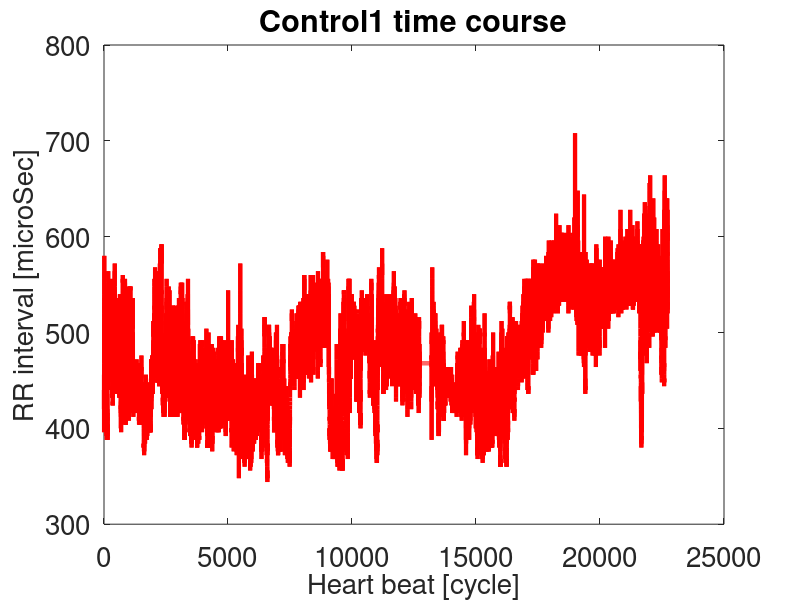

The MATLAB script that drew this image: (Note: this script raises an error after producing the figure.)
clear all
close all
clc
%%
load ECGdata
fs = 2;
T=6;                         % Duration in hours of the signal [Hours]
Fre_Thre1=10^(-4);           % First threshold frequency
Fre_Thre2=10^(-2);           % First threshold frequency

threshold1=[4,16];
threshold2=[16,64];
str1='Control';
str2='West';
threshold3=16;
threshold4=64;
scale=0.1;
dim=3;
fig=120;
File=sprintf('.jpg');
%%
for i=1:5
    Signal=eval([str1 num2str(i)]);
    figure
    time_course=linspace(0,(1/fs)*length(Signal)-1,length(Signal));
    plot(time_course,Signal,'r','LineWidth',3)
    t=strcat(num2str(str1),num2str(i),' time course');
    title(t,'FontSize',20)
    set(gca,'fontsize', 20);
    xlabel('Heart beat [cycle]','FontSize',20)
    ylabel('RR interval [microSec]','FontSize',20)
    [fig]=Vangjush_Save_Images(fig);
    Name=strcat('C:\Users\vkomin1\Dropbox\Apps\ShareLaTeX\Katholieke university of Leuven\Bio-Medical Data Processing part II\A2\Images2\',num2str(fig),File);
    %saveas(gcf,Name)
    %%
    Signal=eval([str2 num2str(i)]);
    figure
    time_course=linspace(0,(1/fs)*length(Signal)-1,length(Signal));
    plot(time_course,Signal,'r','LineWidth',3)
    t=strcat(num2str(str2),num2str(i),' time course');
    title(t,'FontSize',20)
    set(gca,'fontsize', 20);
    xlabel('Heart beat [cycle]','FontSize',20)
    ylabel('RR interval [microSec]','FontSize',20)
    [fig]=Vangjush_Save_Images(fig);
    Name=strcat('C:\Users\vkomin1\Dropbox\Apps\ShareLaTeX\Katholieke university of Leuven\Bio-Medical Data Processing part II\A2\Images2\',num2str(fig),File);
    %saveas(gcf,Name)
end
%%
close all
for i=1:5
    Signal=eval([str1 num2str(i)]);
    [Control.X{i},Control.Y{i}]=Vangjush_Poincare(Signal);
    X=Control.X{i};
    Y=Control.Y{i};
    t=strcat(str1,num2str(i),' Poincare');
    figure,plot(X,Y,'x','MarkerSize',10)
    xlabel('RR_n','FontSize',20)
    ylabel('RR_n+1','FontSize',20)
    title(t,'FontSize',20)
    set(gca,'fontsize', 20);
    [fig]=Vangjush_Save_Images(fig);
    Name=strcat('C:\Users\vkomin1\Dropbox\Apps\ShareLaTeX\Katholieke university of Leuven\Bio-Medical Data Processing part II\A2\Images2\',num2str(fig),File);
    %saveas(gcf,Name)
    %%
    Signal=eval([str2 num2str(i)]);
    [Control.X{i},Control.Y{i}]=Vangjush_Poincare(Signal);
    X=Control.X{i};
    Y=Control.Y{i};
    t=strcat(str2,num2str(i),' Poincare');
    figure,plot(X,Y,'x','MarkerSize',10)
    xlabel('RR_n','FontSize',20)
    ylabel('RR_n+1','FontSize',20)
    title(t,'FontSize',20)
    set(gca,'fontsize', 20);
    [fig]=Vangjush_Save_Images(fig);
    Name=strcat('C:\Users\vkomin1\Dropbox\Apps\ShareLaTeX\Katholieke university of Leuven\Bio-Medical Data Processing part II\A2\Images2\',num2str(fig),File);
    %saveas(gcf,Name)
end
close all
%%
% myCluster = parcluster('local');
% myCluster.NumWorkers = 4;  % 'Modified' property now TRUE7
% saveProfile(myCluster);    % 'local' profile now updated
%%
ind=1;
for i=1:5
    Signal=eval([str1 num2str(i)]);
    Control.ACF{ind} = Vangjush_ACF(Signal,length(Signal)-1);
    ACF=Control.ACF{i};
    t=strcat(str1,num2str(i),' ACF');
    figure,plot(ACF,'LineWidth',3)
    ylabel('[A.U]','FontSize',20)
    xlabel('Time sample','FontSize',20)
    title(t,'FontSize',20)
    set(gca,'fontsize', 20);
    [fig]=Vangjush_Save_Images(fig);
    Name=strcat('C:\Users\vkomin1\Dropbox\Apps\ShareLaTeX\Katholieke university of Leuven\Bio-Medical Data Processing part II\A2\Images2\',num2str(fig),File);
    %saveas(gcf,Name)
    ind=ind+1;
    Signal=eval([str2 num2str(i)]);
    Control.ACF{ind} = Vangjush_ACF(Signal,length(Signal)-1);
    ACF=Control.ACF{i};
    t=strcat(str2,num2str(i),' ACF');
    figure,plot(ACF,'LineWidth',3)
    ylabel('[A.U]','FontSize',20)
    xlabel('Time sample','FontSize',20)
    title(t,'FontSize',20)
    set(gca,'fontsize', 20);
    [fig]=Vangjush_Save_Images(fig);
    Name=strcat('C:\Users\vkomin1\Dropbox\Apps\ShareLaTeX\Katholieke university of Leuven\Bio-Medical Data Processing part II\A2\Images2\',num2str(fig),File);
    %saveas(gcf,Name)
    ind=ind+1;
end
close all
dim=3;
%%
% fig=144;
index11=1;
index12=1;
for i=1:10
    if rem(i,2)==1
        t=strcat(str1,num2str(index11),' Phase space');
        Signal=eval([str1 num2str(index11)]);
        index11=index11+1;
    else
        t=strcat(str2,num2str(index12),' Phase space');
        Signal=eval([str2 num2str(index12)]);
        index12=index12+1;
    end
    
    Control.ACF{i} = Vangjush_ACF(Signal,length(Signal)-1);
    [pos]=Vangjush_First_Zero(Control.ACF{i});
    %%
    Control.Vectors{i}=Vangjush_Phase_Space_Reconstrucion(Signal,dim,pos);
    Phase_space=Control.Vectors{i};
    figure,plot3(Phase_space(:,1),Phase_space(:,2),Phase_space(:,3),'LineWidth',0.5)
    xlabel('First dimension','FontSize',20)
    ylabel('Second Dimension','FontSize',20)
    zlabel('Third dimension','FontSize',20)
    title(t,'FontSize',20)
    set(gca,'fontsize', 20);
    [fig]=Vangjush_Save_Images(fig);
    Name=strcat('C:\Users\vkomin1\Dropbox\Apps\ShareLaTeX\Katholieke university of Leuven\Bio-Medical Data Processing part II\A2\Images2\',num2str(fig),File);
    %saveas(gcf,Name)
    
end
clear index11;
clear index12;
close all
%%
% fig=152;
for i=1:5
    Signal=eval([str1 num2str(i)]);
    [Control.Fitt{i},Control.Alpha{i},Control.Beta{i},Control.Pxx{i},Control.FrequencySpectrum{i},Control.LogFreq{i},Control.LogSpectrum{i}]=Vangjush_F_slope(Signal,T,Fre_Thre1,Fre_Thre2);
    LogFreq=Control.LogFreq{i};
    LogSpectrum=Control.LogSpectrum{i};
    Fitt=Control.Fitt{i};
    figure,plot(LogFreq,LogSpectrum,'LineWidth',3)
    hold on
    plot(LogFreq,Fitt,'r','LineWidth',3)
    %     if rem(i,2)==1
    t=strcat(str1,num2str(i),' F-Slope');
    %     else
    %         t=strcat(str2,num2str(i),' F-Slope');
    %     end
    %         t=strcat(str1,num2str(i),' F-Slope');
    title(t,'FontSize',20)
    set(gca,'fontsize', 20);
    xlabel('Frequency in Hz','FontSize',20)
    ylabel('Spectrum value','FontSize',20)
    legend('PSD real value','F slope')
    [fig]=Vangjush_Save_Images(fig);
    Name=strcat('C:\Users\vkomin1\Dropbox\Apps\ShareLaTeX\Katholieke university of Leuven\Bio-Medical Data Processing part II\A2\Images2\',num2str(fig),File);
    %saveas(gcf,Name)
    
    Signal=eval([str2 num2str(i)]);
    [Control.Fitt{i},Control.Alpha{i},Control.Beta{i},Control.Pxx{i},Control.FrequencySpectrum{i},Control.LogFreq{i},Control.LogSpectrum{i}]=Vangjush_F_slope(Signal,T,Fre_Thre1,Fre_Thre2);
    LogFreq=Control.LogFreq{i};
    LogSpectrum=Control.LogSpectrum{i};
    Fitt=Control.Fitt{i};
    figure,plot(LogFreq,LogSpectrum,'LineWidth',3)
    hold on
    plot(LogFreq,Fitt,'r','LineWidth',3)
    %     if rem(i,2)==1
    %         t=strcat(str1,num2str(i),' F-Slope');
    %     else
    t=strcat(str2,num2str(i),' F-Slope');
    %     end
    %         t=strcat(str1,num2str(i),' F-Slope');
    title(t,'FontSize',20)
    set(gca,'fontsize', 20);
    xlabel('Frequency in Hz','FontSize',20)
    ylabel('Spectrum value','FontSize',20)
    legend('PSD real value','F slope')
    [fig]=Vangjush_Save_Images(fig);
    Name=strcat('C:\Users\vkomin1\Dropbox\Apps\ShareLaTeX\Katholieke university of Leuven\Bio-Medical Data Processing part II\A2\Images2\',num2str(fig),File);
    %saveas(gcf,Name)
end
%%
close all
for i=1:5
    Signal=eval([str1 num2str(i)]);
    [Control.Rescaled_Range_Series{i}]=Vangjush_Hurst_Exponential(Signal);
    Hurst_Expo=Control.Rescaled_Range_Series{i};
    figure,loglog(Hurst_Expo,'LineWidth',3)
    t=strcat(str1,num2str(i),' Hurst Exponential');
    title(t,'FontSize',20)
    set(gca,'fontsize', 20);
    xlabel('log2(t)','FontSize',20)
    ylabel('log2(R/S)','FontSize',20)
    
    [fig]=Vangjush_Save_Images(fig);
    Name=strcat('C:\Users\vkomin1\Dropbox\Apps\ShareLaTeX\Katholieke university of Leuven\Bio-Medical Data Processing part II\A2\Images2\',num2str(fig),File);
    %saveas(gcf,Name)
    
    %%
    Signal=eval([str2 num2str(i)]);
    [Control.Rescaled_Range_Series{i}]=Vangjush_Hurst_Exponential(Signal);
    Hurst_Expo=Control.Rescaled_Range_Series{i};
    figure,loglog(Hurst_Expo,'LineWidth',3)
    t=strcat(str2,num2str(i),' Hurst Exponential');
    title(t,'FontSize',20)
    set(gca,'fontsize', 20);
    xlabel('log2(t)','FontSize',20)
    ylabel('log2(R/S)','FontSize',20)
    [fig]=Vangjush_Save_Images(fig);
    Name=strcat('C:\Users\vkomin1\Dropbox\Apps\ShareLaTeX\Katholieke university of Leuven\Bio-Medical Data Processing part II\A2\Images2\',num2str(fig),File);
    %saveas(gcf,Name)
end

%%
close all
% fig=168;
for i=1:5
    Signal=eval([str1 num2str(i)]);
    [Control.Box_Counter{i},Control.Box_Size{i},Control.FractialDimension{i}] = Vangjush_Box_Counting(Signal);
    X=Control.Box_Counter{i};
    Y=Control.Box_Size{i};
    t=strcat(str1,num2str(i),' Box counter');
    figure,plot(X,Y,'LineWidth',3)
    xlabel('Box scale','FontSize',20)
    ylabel('Box counted','FontSize',20)
    title(t,'FontSize',20)
    set(gca,'fontsize', 20);
    
    [fig]=Vangjush_Save_Images(fig);
    Name=strcat('C:\Users\vkomin1\Dropbox\Apps\ShareLaTeX\Katholieke university of Leuven\Bio-Medical Data Processing part II\A2\Images2\',num2str(fig),File);
    %saveas(gcf,Name)
    
    %%
    Signal=eval([str2 num2str(i)]);
    [Control.Box_Counter{i},Control.Box_Size{i},Control.FractialDimension{i}] = Vangjush_Box_Counting(Signal);
    X=Control.Box_Counter{i};
    Y=Control.Box_Size{i};
    t=strcat(str2,num2str(i),' Box counter');
    figure,plot(X,Y,'LineWidth',3)
    xlabel('Box scale','FontSize',20)
    ylabel('Box counted','FontSize',20)
    title(t,'FontSize',20)
    set(gca,'fontsize', 20);
    [fig]=Vangjush_Save_Images(fig);
    Name=strcat('C:\Users\vkomin1\Dropbox\Apps\ShareLaTeX\Katholieke university of Leuven\Bio-Medical Data Processing part II\A2\Images2\',num2str(fig),File);
    %saveas(gcf,Name)
end

%%
% fig=177;
close all
for j=1:2
    figure
    clear F
    clear X
    clear t
    for i=1:5
        Signal=eval([str1 num2str(i)]);
        [Control.F1{j},Control.Yn1{j},Control.x1{(j-1)*5+i},DFA_STEP]=Vangjush_DFA(Signal,threshold1(j),threshold2(j));
        %% DFA
        F(i,:)=Control.F1{j};
        X(i,:)=(threshold1(j):threshold2(j));
        t(i,:)=strcat(str1,num2str(i));
    end
    plot(log(X'),log(F'),'LineWidth',3)
    title('DFA','FontSize',20)
    set(gca,'fontsize', 20);
    xlabel('Window size','FontSize',20)
    ylabel('RMS Fluctuation','FontSize',20)
    legend(t,'Location','NorthWest' )
    hold on
    [fig]=Vangjush_Save_Images(fig);
    Name=strcat('C:\Users\vkomin1\Dropbox\Apps\ShareLaTeX\Katholieke university of Leuven\Bio-Medical Data Processing part II\A2\Images2\',num2str(fig),File);
    %saveas(gcf,Name)
    %%
    figure
    clear F
    clear X
    clear t
    for i=1:5
        Signal=eval([str2 num2str(i)]);
        [Control.F1{j},Control.Yn1{j},Control.x11{(j-1)*5+i},~]=Vangjush_DFA(Signal,threshold1(j),threshold2(j));
        %% DFA
        F(i,:)=Control.F1{j};
        X(i,:)=(threshold1(j):threshold2(j));
        t(i,:)=strcat(str2,num2str(i));
    end
    plot(log(X'),log(F'),'LineWidth',3)
    title('DFA','FontSize',20)
    set(gca,'fontsize', 20);
    xlabel('Window size','FontSize',20)
    ylabel('RMS Fluctuation','FontSize',20)
    legend(t,'Location','NorthWest' )
    hold on
    [fig]=Vangjush_Save_Images(fig);
    Name=strcat('C:\Users\vkomin1\Dropbox\Apps\ShareLaTeX\Katholieke university of Leuven\Bio-Medical Data Processing part II\A2\Images2\',num2str(fig),File);
    %saveas(gcf,Name)
end

%%
% fig=191;
close all
for i=1:5
    X=Control.x1{i};
    t=strcat(str1,num2str(i),' Cumulative plot');
    figure,plot(X,'LineWidth',3)
    xlabel('Time seris','FontSize',20)
    ylabel('Cumulative value [A.U]','FontSize',20)
    title(t,'FontSize',20)
    set(gca,'fontsize', 20);
    [fig]=Vangjush_Save_Images(fig);
    Name=strcat('C:\Users\vkomin1\Dropbox\Apps\ShareLaTeX\Katholieke university of Leuven\Bio-Medical Data Processing part II\A2\Images2\',num2str(fig),File);
    %saveas(gcf,Name)
    %%
    X=Control.x1{i+5};
    t=strcat(str2,num2str(i),' Cumulative plot');
    figure,plot(X,'LineWidth',3)
    xlabel('Time seris','FontSize',20)
    ylabel('Cumulative value [A.U]','FontSize',20)
    title(t,'FontSize',20)
    set(gca,'fontsize', 20);
    [fig]=Vangjush_Save_Images(fig);
    Name=strcat('C:\Users\vkomin1\Dropbox\Apps\ShareLaTeX\Katholieke university of Leuven\Bio-Medical Data Processing part II\A2\Images2\',num2str(fig),File);
    %saveas(gcf,Name)
    clear X
    clear t
end
%%
%%
fig=204;
close all
for i=1:5
    %%
    Signal=eval([str1 num2str(i)]);
    Control.ACF{i} = Vangjush_ACF(Signal,length(Signal)-1);
    [pos]=Vangjush_First_Zero(Control.ACF{i});
    Control.Vectors{i}=Vangjush_Phase_Space_Reconstrucion(Signal,dim,pos);
    Vectors=Control.Vectors{i};
    [Control.Value{i},Control.Value1{i},Control.r{i}]=Vangjush_Grassberger_Procaccia_Gaussian_Kernel(Vectors);
    %%
    Y1=Control.Value1{i};
    X=Control.r{i};
    t=strcat(str1,num2str(i),' CD Gaussian Kernel');
    figure,plot(log10(X),log10(Y1),'LineWidth',3)
    ylabel('[A.U]','FontSize',20)
    xlabel('Time sample','FontSize',20)
    title(t,'FontSize',20)
    set(gca,'fontsize', 20);
    [fig]=Vangjush_Save_Images(fig);
    Name=strcat('C:\Users\vkomin1\Dropbox\Apps\ShareLaTeX\Katholieke university of Leuven\Bio-Medical Data Processing part II\A2\Images2\',num2str(fig),File);
    %saveas(gcf,Name)
    %%
    Y1=Control.Value{i};
    Y2=Control.Value1{i};
    X=Control.r{i};
    t=strcat(str1,num2str(i),' CD Grassberger Procaccia');
    figure,plot(log10(X),log10(Y1),'LineWidth',3)
    ylabel('[A.U]','FontSize',20)
    xlabel('Time sample','FontSize',20)
    title(t,'FontSize',20)
    set(gca,'fontsize', 20);
    [fig]=Vangjush_Save_Images(fig);
    Name=strcat('C:\Users\vkomin1\Dropbox\Apps\ShareLaTeX\Katholieke university of Leuven\Bio-Medical Data Processing part II\A2\Images2\',num2str(fig),File);
    %saveas(gcf,Name)
    %%
    %     Signal=eval([str2 num2str(i)]);
    %     Control.Vectors{i}=Vangjush_Phase_Space_Reconstrucion(Signal,dim,pos);
    %     Vectors=Control.Vectors{i};
    %     [Control.Value{i},Control.Value1{i},Control.r{i}]=Vangjush_Grassberger_Procaccia_Gaussian_Kernel(Vectors);
end
%%

close all
for i=1:5
    %%
    Signal=eval([str2 num2str(i)]);
    Control.ACF{i} = Vangjush_ACF(Signal,length(Signal)-1);
    [pos]=Vangjush_First_Zero(Control.ACF{i});
    Control.Vectors{i}=Vangjush_Phase_Space_Reconstrucion(Signal,dim,pos);
    Vectors=Control.Vectors{i};
    [Control.Value{i},Control.Value1{i},Control.r{i}]=Vangjush_Grassberger_Procaccia_Gaussian_Kernel(Vectors);
    %%
    Y1=Control.Value1{i};
    X=Control.r{i};
    t=strcat(str2,num2str(i),' CD Gaussian Kernel');
    figure,plot(log10(X),log10(Y1),'LineWidth',3)
    ylabel('[A.U]','FontSize',20)
    xlabel('Time sample','FontSize',20)
    title(t,'FontSize',20)
    set(gca,'fontsize', 20);
    [fig]=Vangjush_Save_Images(fig);
    Name=strcat('C:\Users\vkomin1\Dropbox\Apps\ShareLaTeX\Katholieke university of Leuven\Bio-Medical Data Processing part II\A2\Images2\',num2str(fig),File);
    %saveas(gcf,Name)
    %%
    Y1=Control.Value{i};
    Y2=Control.Value1{i};
    X=Control.r{i};
    t=strcat(str2,num2str(i),' CD Grassberger Procaccia');
    figure,plot(log10(X),log10(Y1),'LineWidth',3)
    ylabel('[A.U]','FontSize',20)
    xlabel('Time sample','FontSize',20)
    title(t,'FontSize',20)
    set(gca,'fontsize', 20);
    [fig]=Vangjush_Save_Images(fig);
    Name=strcat('C:\Users\vkomin1\Dropbox\Apps\ShareLaTeX\Katholieke university of Leuven\Bio-Medical Data Processing part II\A2\Images2\',num2str(fig),File);
    %saveas(gcf,Name)
    %%
    
end
%%

%%
% fig=223;
close all
clear t
for j=2:2
    for i=1:5
        figure
        Signal=eval([str1 num2str(i)]);
        [~,~,Control.x1{i},DFA_STEP{i}]=Vangjush_DFA(Signal,threshold1(j),threshold2(j));
        t=strcat('Linear regression n=16  ',str1,num2str(i));
        
        plot(Control.x1{i},'x','LineWidth',4)
        hold on
        plot(DFA_STEP{i},'r','LineWidth',1)
        title(t,'FontSize',20)
        set(gca,'fontsize', 20);
        set(gca,'fontsize', 20);
        xlabel('Time seris','FontSize',20)
        ylabel('Cumulative value [A.U]','FontSize',20)
        xlim([0 200])
        %     legend(t,'Location','NorthWest' )
        %         hold on
        [fig]=Vangjush_Save_Images(fig);
        Name=strcat('C:\Users\vkomin1\Dropbox\Apps\ShareLaTeX\Katholieke university of Leuven\Bio-Medical Data Processing part II\A2\Images2\',num2str(fig),File);
        %saveas(gcf,Name)
        %     end
        %%
        %     figure
        clear t
        %     for i=1:5
        figure
        Signal=eval([str2 num2str(i)]);
        [~,~,Control.x11{i},DFA_STEP1{i}]=Vangjush_DFA(Signal,threshold1(j),threshold2(j));
        t1=strcat('Linear regression n=16  ',str2,num2str(i));
        
        plot(Control.x11{i},'x','LineWidth',4)
        hold on
        plot(DFA_STEP1{i},'r','LineWidth',1)
        title(t1,'FontSize',20)
        set(gca,'fontsize', 20);
        xlabel('Time seris','FontSize',20)
        ylabel('Cumulative value [A.U]','FontSize',20)
        xlim([0 200])
        %     legend(t,'Location','NorthWest' )
        %         hold on
        [fig]=Vangjush_Save_Images(fig);
        Name=strcat('C:\Users\vkomin1\Dropbox\Apps\ShareLaTeX\Katholieke university of Leuven\Bio-Medical Data Processing part II\A2\Images2\',num2str(fig),File);
        %saveas(gcf,Name)
    end
end
